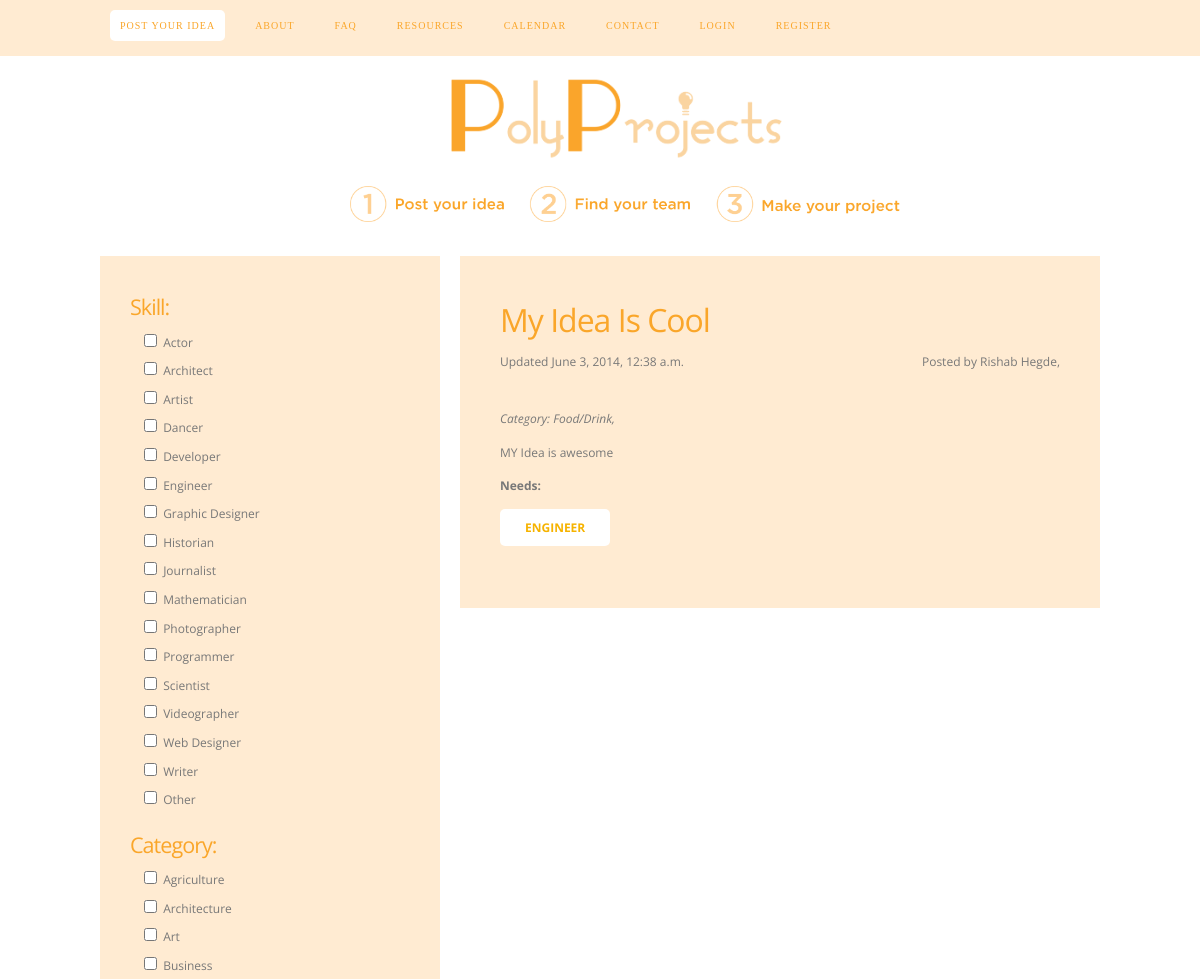
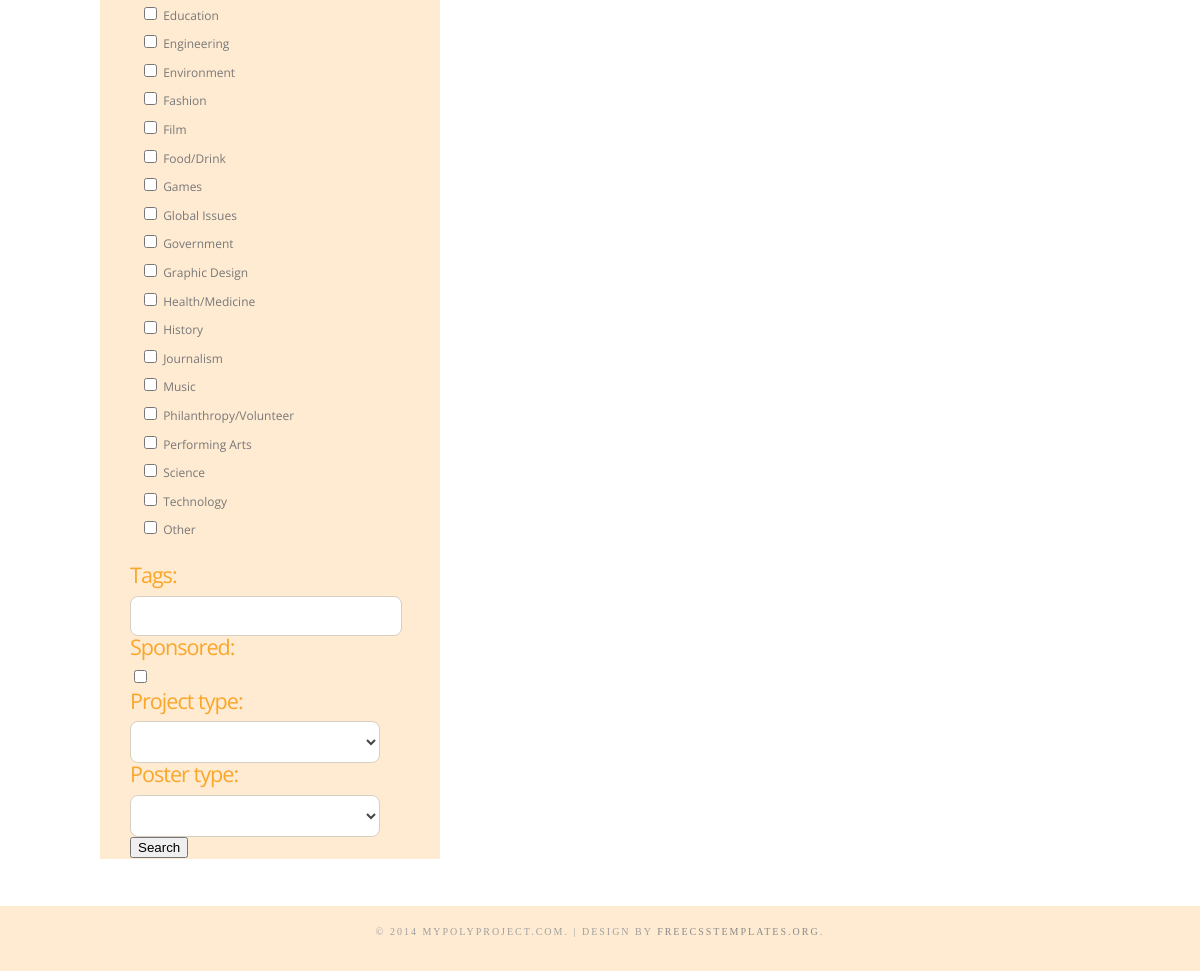
/listings/, run on the app's committed database (2 pictures, top to bottom).
### listings/models.py (models this page shows, shortened)
class Listing(models.Model):
  owner = models.ForeignKey(UserProfile, related_name='owner')
  title = models.CharField(max_length=50)
  description = models.TextField()
  date_posted = models.DateTimeField(auto_now_add=True, blank=True)
  expiration_date = models.DateTimeField(default=get_expiration_date,blank=True)
  tags = models.CharField(max_length=100, blank=True)
  finished = models.BooleanField(default=False, blank=True)
  sponsored = models.BooleanField(default=False)
  project_type = models.CharField(max_length=CHOICE_LENGTH,
    choices=iterableFromFile('/choices/types.list'))
  poster_type = models.CharField(max_length=CHOICE_LENGTH,
    choices=iterableFromFile('/choices/posters.list'))
  category = models.ManyToManyField(Category,)
  skill = models.ManyToManyField(Skill,)
  team = models.ManyToManyField(UserProfile, related_name='team')

class UserProfile(AbstractUser):
  major = models.ForeignKey(Major, null=True)
  email_verified = models.BooleanField(default=False, blank=True)
  email_notifications = models.BooleanField(default=False, blank=True)

class Category(models.Model):
  name = models.CharField(max_length=30)

class Skill(models.Model):
  name = models.CharField(max_length=30)

### listings/views.py (the view)
def index(request):
  if request.method == 'POST':
    form = SearchForm(request.POST)
    if form.is_valid():
      skill = form.cleaned_data['skill']
      project_type = form.cleaned_data['project_type']
      poster_type = form.cleaned_data['poster_type']
      category = form.cleaned_data['category']
      sponsored = form.cleaned_data['sponsored']
      listing_list = Listing.objects.filter(
        project_type__icontains=project_type,
        poster_type__icontains=poster_type,
        sponsored=sponsored)
      if skill != []:
        listing_list = listing_list.filter(skill__in=skill)
      if category != []:
        listing_list = listing_list.filter(category__in=category)
      print listing_list
      return render(request, 'listings/search.html', {'listing_list':listing_list})
  else:
    form = SearchForm()
  listing_list = Listing.objects.filter(finished=False)
  return render(request, 'listings/index.html', {'listing_list':listing_list,'form':form})

### listings/forms.py (shortened to what this page needs)
class SearchForm(forms.Form):
  skill = forms.MultipleChoiceField(choices=((x.id, x.name) for x in Skill.objects.all()),
    widget=forms.CheckboxSelectMultiple, required=False)
  category = forms.MultipleChoiceField(choices=((x.id, x.name) for x in Category.objects.all()),
    widget=forms.CheckboxSelectMultiple, required=False)
  tags = forms.CharField(required=False)
  sponsored = forms.BooleanField(required=False)
  project_type = forms.ChoiceField(choices=[('','-----')]+iterableFromFile('/choices/types.list'),
    required=False)
  poster_type = forms.ChoiceField(choices=[('','-----')]+iterableFromFile('/choices/posters.list'),
    required=False)

### listings/templates/listings/index.html (shortened to what this page needs)
{% extends "base.html" %}
{% block content %}
<div id="wrapper">
	<div id="page">
		<div id="page-bgtop">
			<div id="page-bgbtm">
				<div id="content">
				{% for listing in listing_list %}
					<div class="post">
						<h2 class="title"><a href="{% url 'detail' listing.pk %}">{{ listing.title }}</a></h2>
						<p class="meta"><span class="date">Updated {{ listing.date_posted }}</span><span class="posted">Posted by {{ listing.owner.get_full_name }}, <em>{{ listing.owner.get_major_display }}</em></span></p>
						<div style="clear: both;">&nbsp;</div>
						<div class="entry">
							<p><em>Category:
              				{% for category in listing.category.all %}
                				{{ category.name }},
              				{% endfor %}
              				</em></p>
							<p>{{ listing.description }}</p>
							<p><strong>Needs:</strong></p>
							{% for skill in listing.skill.all %}
								<p class="links"><a href="#" class="button">{{ skill.name }}</a></p>
							{% endfor %}
						</div>
					</div>
				{% endfor %}
				</div>
				<div id="sidebar">
					<form method="post">
					<ul>
						{% for field in form %}
						<li>
							<h2>{{ field.label_tag }}</h2>
							{{ field }}
						</li>
						{% endfor %}
						<input type="submit" value="Search"/>
							</ul>
							</div>
				</div>
				<div style="clear: both;">&nbsp;</div>
			</div>
		</div>
	</div>
{% endblock %}

### listings/static/style.css (style rules this page uses)
body { margin: 0; padding: 0; background: #FFFFFF; font-family: 'Open Sans', sans-serif; font-size: 12px; color: #787878; }
h1, h2, h3 { margin: 0px; padding: 0px; letter-spacing: -1px; font-weight: normal; color: #F6B300; }
h2 { font-size: 2.4em; }
p, ul, ol { margin-top: 0; line-height: 180%; }
a { text-decoration: none; color: #F6B300; }
#id_major, #id_project_type, #id_poster_type { width: 250px; outline: none; background: #FFF; border: 1px solid #D7D0C0; padding: 10px; border-radius: 8px; font-family: 'Open Sans', sans-serif; color: #454545; }
#search-text, #id_title, #id_tags, #id_description { width: 250px; outline: none; background: #FFF; border: 1px solid #D7D0C0; padding: 10px; border-radius: 8px; font-family: 'Open Sans', sans-serif; color: #454545; }
#page { overflow: hidden; width: 1000px; margin: 0px auto; padding: 30px 0px; }
#content { float: right; width: 640px; }
.post { margin-bottom: 15px; padding: 30px 40px; background: #FFEBD2; }
.post .title { height: 38px; margin-bottom: 10px; padding: 12px 0 0 0px; font-size: 32px; }
.post .title a { border: none; color: #FAA62A; }
.post .meta { margin-bottom: 30px; padding: 5px 0px 10px 0px; text-align: left; font-weight: normal; }
.post .meta .date { float: left; }
.post .meta .posted { float: right; }
.post .entry { padding: 0px 0px 20px 0px; padding-bottom: 20px; text-align: justify; }
.links { display: inline-block; height: 30px; padding: 5px 0px 0px 0px; font-size: 14px; font-weight: bold; color: #1C1C1C; }
.button { padding: 10px 25px; background: #FFF; border-radius: 5px; text-transform: uppercase; font-size: 12px; }
#sidebar { float: left; width: 280px; margin: 0px; padding: 40px 30px 0px 30px; color: #787878; background: #FFEBD2; }
#sidebar ul { margin: 0; padding: 0; list-style: none; }
#sidebar li { margin: 0; padding: 0; }
#sidebar li ul { margin: 0px 0px; padding-bottom: 20px; }
#sidebar li li { margin: 0px 0px; padding: 3px 10px; border-left: none; }
#sidebar h2 { padding-bottom: 10px; font-size: 1.8em; color: #FAA62A; }

### data on the page
Listing: title "My Idea Is Cool", date_posted "June 3, 2014, 12:38 a.m.", owner.get_full_name "Rishab Hegde", description "MY Idea is awesome"
Category: name "Food/Drink"
Skill: name "ENGINEER"

### other printed values
{{ field.label_tag }} "Skill:" "Category:" "Tags:" "Sponsored:" "Project type:" "Poster type:"
